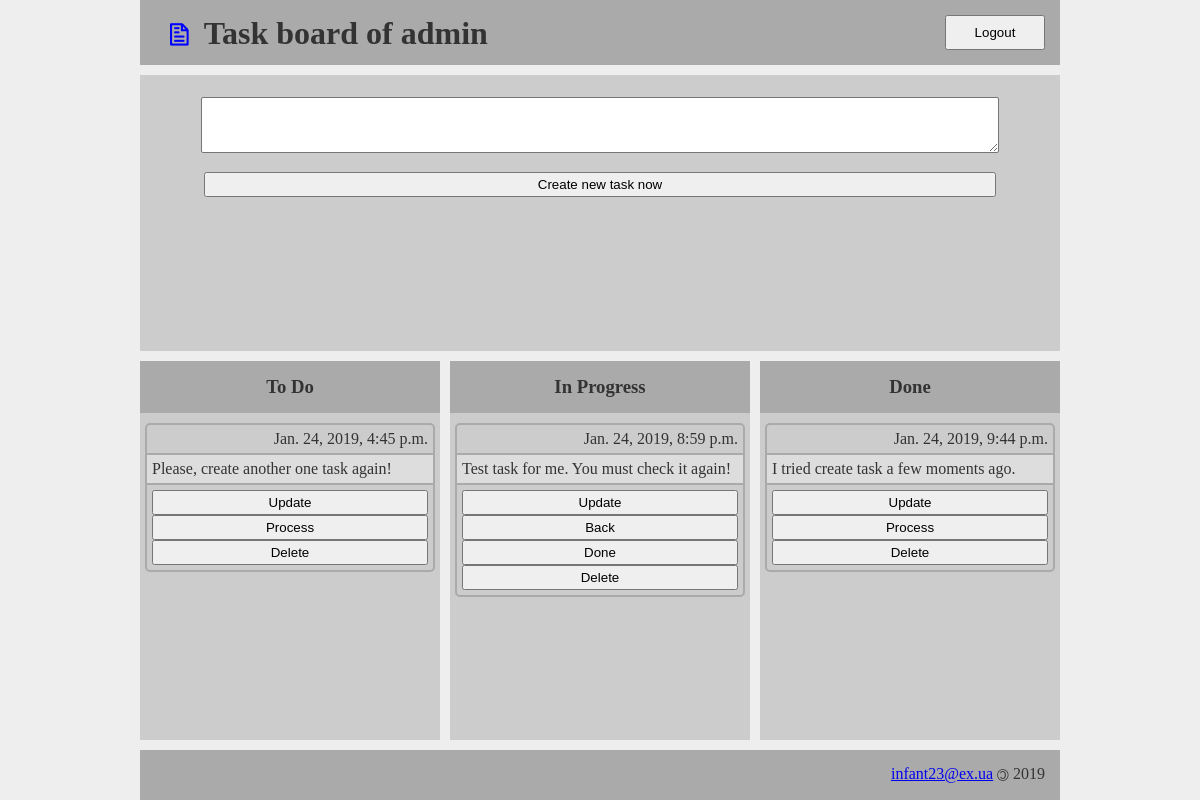
Screenshot of /board/ (signed in) with the database file from the repository.
### board/models.py (models this page shows, shortened)
class Task(models.Model):
	TASK_STATE = (
		('T', 'TO DO'),
		('P', 'In progress'),
		('D', 'Done'),
		)
	user_id = models.ForeignKey(User, on_delete=models.CASCADE)
	content = models.CharField(blank=True, max_length=140)
	state = models.CharField(max_length=20, blank=True, choices=TASK_STATE)
	pub_date = models.DateTimeField(auto_now_add=True)
	def get_update_url(self):
		return reverse('board:task_update_url', kwargs={'pk': self.pk})
	def get_delete_url(self):
		return reverse('board:task_delete_url', kwargs={'pk': self.pk})
	def get_leave_url(self):
		return reverse('board:task_leave_url', kwargs={'pk': self.pk})
	def get_process_url(self):
		return reverse('board:task_process_url', kwargs={'pk': self.pk})
	def get_done_url(self):
		return reverse('board:task_done_url', kwargs={'pk': self.pk})
	class Meta:
		ordering = ['-pub_date']

### board/views.py (the view, shortened to what this page needs)
# urls.py: path('', TaskList.as_view(), name='index'),
class TaskList(LoginRequiredMixin, View):
	model = Task
	model_form = TaskTextForm
	template = 'board/index.html'
	page = 'board:index'
	login_url = 'board:login'
	def get(self, request):
		lst = self.model.objects.filter(user_id=request.user)
		context = {
			'tasks_todo': lst.filter(state='T'),
			'tasks_now': lst.filter(state='P'),
			'tasks_done': lst.filter(state='D'),
			'form': self.model_form(),
			'user':request.user
		}
		return render(request, self.template, context=context)

### board/forms.py
class TaskTextForm(forms.ModelForm):
	class Meta:
		model = Task
		fields = ['content']
		widgets = {
			'content': forms.Textarea(attrs={'class': 'form-control'})
		}

### board/templates/board/index.html (shortened to what this page needs)
{% extends 'base.html' %}
{% block content %}
	<section class="form">
		<div class="wrapper">
			<form action="{% url 'board:index' %}" method="post">
				{{ form.content }}
				<button type="submit">Create new task now</button>
			</form>
		</div>
	</section>
	{% include 'board/includes/board.html' %}
{% endblock %}

### templates/base.html (shortened to what this page needs)
{% load static %}
<!DOCTYPE html>
<html lang="uk">
<head>
	<link rel="stylesheet" type="text/css" href="{% static 'css/base.css' %}">
</head>
<body>
	<header>
		<a href="{% url 'board:index' %}" title="Board">
			<h1><span class="icon">&#xe048</span></h1>
		</a>
		{% if user.is_authenticated %}
			<h1>Task board of {{ user.username }}</h1>
			<a href="{% url 'board:logout' %}">
				<button class="logout">Logout</button>
			</a>
		{% else %}
			<h1>Task board</h1>
		{% endif %}
	</header>
	{% block content %}{% endblock %}
	<footer>
		<p><a href="mailto:infant23@ex.ua">infant23@ex.ua</a> <span class="copyleft">&copy;</span> 2019</p>
	</footer>
</body>
</html>

### board/templates/board/includes/task.html (shortened to what this page needs)
<div class="card">
	<div class="date">
		{{ task.pub_date }}
	</div>
	<div class="content">
		<p>{{ task.content }}</p>
	</div>
	<div class="controll">
		<a href="{{ task.get_update_url }}">
			<button>Update</button>
		</a>
		{% if task.state == "P" %}
			<form action="{{ task.get_leave_url }}" method="post">
				<button type="submit">Back</button>
			</form>
		{% endif %}
		{% if task.state == "T" or task.state == "D" %}
			<form action="{{ task.get_process_url }}" method="post">
				<button type="submit">Process</button>
			</form>
		{% endif %}
		{% if task.state == "P" %}
			<form action="{{ task.get_done_url }}" method="post">
				<button type="submit">Done</button>
			</form>
		{% endif %}
		<form action="{{ task.get_delete_url }}" method="post">
			<button type="submit">Delete</button>
		</form>
	</div>
</div>

### static/css/base.css (style rules this page uses)
* { padding: 0; margin: 0; }
body { min-height: 100vh; display: grid; grid-template-columns: 0.5fr 25% 25% 25% 0.5fr; grid-template-rows: 65px auto auto 50px; grid-template-areas: ". header header header ." ". form form form ." ". todo now done ." ". footer footer footer ."; grid-gap: 10px; background: #eee; color: #333; font-family: serif; }
header { grid-area: header; text-align: right; background: #aaa; padding: 15px; }
section { background: #ccc; }
section.form { grid-area: form; text-align: center; padding: 15px; }
section .wrapper { padding: 5px; }
footer { grid-area: footer; text-align: right; background: #aaa; padding: 15px; }
header h1 { float: left; }
textarea { width: 90%; height: 50px; padding: 2px; border-radius: 2px; }
.card { border: solid 2px #aaa; border-radius: 5px; background: #ccc; margin: 5px 0 5px; }
.card .date { text-align: right; margin: 5px; }
.content { background-color: #ddd; padding: 5px; border-top: solid 2px #aaa; border-bottom: solid 2px #aaa; }
.controll { padding: 5px; }
button { width: 100%; height: 25px; }
.form button { width: 90%; margin-top: 15px; }
button.logout { width: 100px; height: 35px; }
span.icon { font-family: LigatureSymbols; font-weight: normal; color: #00f; margin: 15px; }
span.copyleft { font-family: sans-serif; display: inline-block; transform: rotate(180deg); }

### rows the page displays
Task: pub_date "Jan. 24, 2019, 4:45 p.m.", content "Please, create another one task again!"
Task: pub_date "Jan. 24, 2019, 8:59 p.m.", content "Test task for me. You must check it again!"
Task: pub_date "Jan. 24, 2019, 9:44 p.m.", content "I tried create task a few moments ago."

### other values shown
{{ user.username }} "admin"
